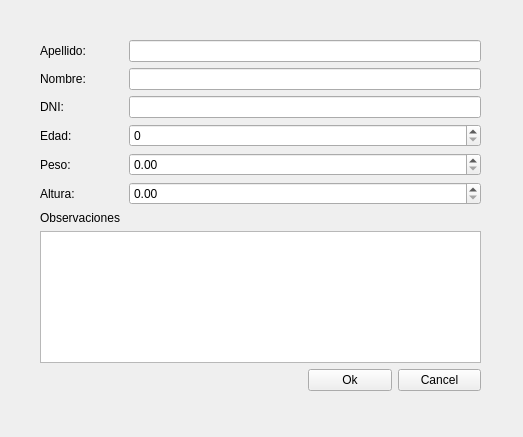
<?xml version="1.0" encoding="UTF-8"?>
<ui version="4.0">
 <class>Formulario</class>
 <widget class="QWidget" name="Formulario">
  <property name="geometry">
   <rect>
    <x>0</x>
    <y>0</y>
    <width>523</width>
    <height>437</height>
   </rect>
  </property>
  <property name="windowTitle">
   <string>Form</string>
  </property>
  <widget class="QWidget" name="gridLayoutWidget">
   <property name="geometry">
    <rect>
     <x>40</x>
     <y>40</y>
     <width>441</width>
     <height>351</height>
    </rect>
   </property>
   <layout class="QGridLayout" name="gridLayout">
    <item row="2" column="0">
     <widget class="QLabel" name="label_2">
      <property name="text">
       <string>Nombre:</string>
      </property>
     </widget>
    </item>
    <item row="0" column="0">
     <widget class="QLabel" name="label">
      <property name="text">
       <string>Apellido:</string>
      </property>
     </widget>
    </item>
    <item row="9" column="4">
     <widget class="QPushButton" name="BotonCancel">
      <property name="cursor">
       <cursorShape>PointingHandCursor</cursorShape>
      </property>
      <property name="text">
       <string>Cancel</string>
      </property>
     </widget>
    </item>
    <item row="6" column="0">
     <widget class="QLabel" name="label_5">
      <property name="text">
       <string>Altura:</string>
      </property>
     </widget>
    </item>
    <item row="4" column="0">
     <widget class="QLabel" name="label_4">
      <property name="text">
       <string>Edad:</string>
      </property>
     </widget>
    </item>
    <item row="3" column="0">
     <widget class="QLabel" name="label_3">
      <property name="text">
       <string>DNI:</string>
      </property>
     </widget>
    </item>
    <item row="5" column="0">
     <widget class="QLabel" name="label_6">
      <property name="text">
       <string>Peso:</string>
      </property>
     </widget>
    </item>
    <item row="8" column="0" colspan="5">
     <widget class="QPlainTextEdit" name="TextObservaciones">
      <property name="styleSheet">
       <string notr="true"/>
      </property>
     </widget>
    </item>
    <item row="9" column="3">
     <widget class="QPushButton" name="BotonOk">
      <property name="cursor">
       <cursorShape>PointingHandCursor</cursorShape>
      </property>
      <property name="text">
       <string>Ok</string>
      </property>
     </widget>
    </item>
    <item row="3" column="1" colspan="4">
     <widget class="QLineEdit" name="lineEdit_DNI"/>
    </item>
    <item row="2" column="1" colspan="4">
     <widget class="QLineEdit" name="lineEdit_Nombre"/>
    </item>
    <item row="0" column="1" colspan="4">
     <widget class="QLineEdit" name="lineEdit_Apellido"/>
    </item>
    <item row="4" column="1" colspan="4">
     <widget class="QSpinBox" name="spinBox_Edad"/>
    </item>
    <item row="5" column="1" colspan="4">
     <widget class="QDoubleSpinBox" name="doubleSpinBox_Peso"/>
    </item>
    <item row="6" column="1" colspan="4">
     <widget class="QDoubleSpinBox" name="doubleSpinBox_Altura"/>
    </item>
    <item row="7" column="0" colspan="5">
     <widget class="QLabel" name="label_7">
      <property name="text">
       <string>Observaciones</string>
      </property>
     </widget>
    </item>
   </layout>
  </widget>
 </widget>
 <resources/>
 <connections/>
</ui>
